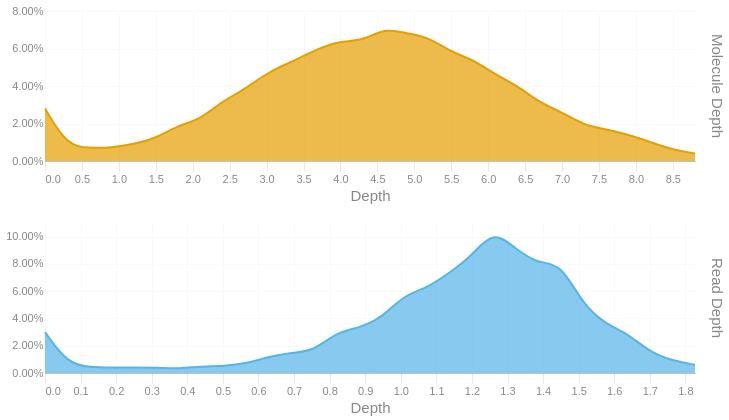

Notebook code cell kept with this figure:
### Code cell
readdep = depth_hist(tb['Read Depth'], q99, 3)
readdep = readdep.with_columns(pl.lit('Read Depth').alias('Metric'))
if not SKIPLR:
    moldep = depth_hist(tb['Molecule Depth'], mol_q99, 1)
    moldep = moldep.with_columns(pl.lit('Molecule Depth').alias('Metric'))
    _hist = pl.concat([readdep, moldep])
    _hist = _hist.filter(pl.col('Proportion') != 0)
    with SafeRender(_hist):
        (
            alt.Chart(_hist)        
            .mark_area(interpolate = "basis")
            .encode(
                x=alt.X('Bin:Q').scale(domainMin=0).axis(alt.Axis(title='Depth')),
                y = alt.Y('Proportion:Q', title = None).axis(format = '.2%'),
                color = alt.Color('Metric:N').legend(None),
                row = alt.Row("Metric:N").header(title = None, labelOrient = 'right'),
                tooltip = [
                    alt.Tooltip("Metric:N", title = "Metric"),
                    alt.Tooltip('Interval:N', title = "Depth Interval"),
                    alt.Tooltip('Proportion:Q', title = "% Alignments").format('.2%')
                ]
            )
            .resolve_scale(x='independent', y='independent')
            .properties(
                height = 150, width = 650,
                usermeta={'embedOptions': {'downloadFileName': f'{samplename}.depth.hist'}}
            )
        ).display()
else:
    readdep = readdep.filter(pl.col('Proportion') != 0)
    with SafeRender(readdep):
        (
            alt.Chart(readdep)        
            .mark_area(interpolate = "basis")
            .encode(
                x=alt.X('Bin:Q').scale(domainMin=0).axis(alt.Axis(title='Depth')),
                y = alt.Y('Proportion:Q', title = None).axis(format = '.2%'),
                tooltip = [
                    alt.Tooltip('Interval:N', title = "Depth Interval"),
                    alt.Tooltip('Proportion:Q', title = "% Alignments").format('.2%')
                ]
            )
            .properties(
                usermeta={'embedOptions': {'downloadFileName': f'{samplename}.depth.hist'}}
            )
        ).display()

### Figure 1 — Vega-Lite specification as saved in the notebook (floating-point values rounded to 4 significant figures)
{"width": 650, "height": 150, "config": {"title": {"anchor": "start", "dy": -15, "fontSize": 18, "color": "#888888", "subtitleColor": "#888888", "subtitleFontSize": 14}, "arc": {"fill": "#0072B2"}, "axis": {"domainColor": "#888888", "domainWidth": 0.5, "gridWidth": 0.2, "grid": false, "titleFontWeight": 400, "titleFontSize": 15, "labelFontSize": 11, "labelColor": "#888888", "tickColor": "#888888", "tickWidth": 0.2, "titleColor": "#888888"}, "axisBand": {"grid": false}, "axisX": {"grid": true, "tickSize": 10, "domainCap": "round"}, "axisY": {"domain": false, "grid": true, "tickSize": 0, "domainCap": "round"}, "background": "transparent", "header": {"labelFontSize": 15, "labelColor": "#888888", "titleFontSize": 15, "titleFontWeight": 600, "titleColor": "#888888"}, "legend": {"labelFont": "sans-serif", "labelFontSize": 12, "labelColor": "#888888", "symbolSize": 100, "symbolType": "circle", "titleFontSize": 12, "titlePadding": 10, "titleColor": "#888888", "title": null}, "range": {"category": ["#E69F00", "#56B4E9", "#009E73", "#F0E442", "#0072B2", "#D55E00", "#CC79A7", "#000000"], "diverging": ["#cfe8f3", "#a2d4ec", "#73bfe2", "#46abdb", "#1696d2", "#12719e"]}, "area": {"fill": "#0072B2", "fillOpacity": 0.7, "line": true, "strokeOpacity": 0.7}, "line": {"color": "#0072B2", "stroke": "#0072B2", "strokeWidth": 2}, "trail": {"color": "#0072B2", "stroke": "#0072B2", "strokeWidth": 0, "size": 1}, "point": {"filled": true, "fillOpacity": 1.0, "size": 95}, "text": {"color": "#888888", "fontSize": 11, "align": "right", "fontWeight": 400, "size": 11}, "bar": {"fill": "#0072B2", "stroke": null}, "view": {"stroke": null, "continuousWidth": 660, "continuousHeight": 400}}, "data": {"name": "data-eb73cc6657f64f196f582f02c7498b1e"}, "mark": {"type": "area", "interpolate": "basis"}, "encoding": {"color": {"field": "Metric", "legend": null, "type": "nominal"}, "row": {"field": "Metric", "header": {"title": null, "labelOrient": "right"}, "type": "nominal"}, "tooltip": [{"field": "Metric", "title": "Metric", "type": "nominal"}, {"field": "Interval", "title": "Depth Interval", "type": "nominal"}, {"field": "Proportion", "format": ".2%", "title": "% Alignments", "type": "quantitative"}], "x": {"axis": {"title": "Depth"}, "field": "Bin", "scale": {"domainMin": 0}, "type": "quantitative"}, "y": {"axis": {"format": ".2%"}, "field": "Proportion", "title": null, "type": "quantitative"}}, "resolve": {"scale": {"x": "independent", "y": "independent"}}, "usermeta": {"embedOptions": {"downloadFileName": "S1_Tusket_035.depth.hist"}}, "$schema": "https://vega.github.io/schema/vega-lite/v6.1.0.json", "datasets": {"data-eb73cc6657f64f196f582f02c7498b1e": [{"Bin": 0.0, "Interval": "0.0-0.063", "Proportion": 0.03, "Metric": "Read Depth"}, {"Bin": 0.063, "Interval": "0.063-0.126", "Proportion": 0.007, "Metric": "Read Depth"}, {"Bin": 0.126, "Interval": "0.126-0.189", "Proportion": 0.004, "Metric": "Read Depth"}, {"Bin": 0.189, "Interval": "0.189-0.252", "Proportion": 0.004, "Metric": "Read Depth"}, {"Bin": 0.252, "Interval": "0.252-0.315", "Proportion": 0.004, "Metric": "Read Depth"}, {"Bin": 0.315, "Interval": "0.315-0.378", "Proportion": 0.004, "Metric": "Read Depth"}, {"Bin": 0.378, "Interval": "0.378-0.441", "Proportion": 0.003, "Metric": "Read Depth"}, {"Bin": 0.441, "Interval": "0.441-0.504", "Proportion": 0.005, "Metric": "Read Depth"}, {"Bin": 0.504, "Interval": "0.504-0.567", "Proportion": 0.005, "Metric": "Read Depth"}, {"Bin": 0.567, "Interval": "0.567-0.63", "Proportion": 0.007, "Metric": "Read Depth"}, {"Bin": 0.63, "Interval": "0.63-0.693", "Proportion": 0.012, "Metric": "Read Depth"}, {"Bin": 0.693, "Interval": "0.693-0.756", "Proportion": 0.015, "Metric": "Read Depth"}, {"Bin": 0.756, "Interval": "0.756-0.819", "Proportion": 0.016, "Metric": "Read Depth"}, {"Bin": 0.819, "Interval": "0.819-0.882", "Proportion": 0.03, "Metric": "Read Depth"}, {"Bin": 0.882, "Interval": "0.882-0.945", "Proportion": 0.033, "Metric": "Read Depth"}, {"Bin": 0.945, "Interval": "0.945-1.008", "Proportion": 0.04, "Metric": "Read Depth"}, {"Bin": 1.008, "Interval": "1.008-1.071", "Proportion": 0.057, "Metric": "Read Depth"}, {"Bin": 1.071, "Interval": "1.071-1.134", "Proportion": 0.062, "Metric": "Read Depth"}, {"Bin": 1.134, "Interval": "1.134-1.197", "Proportion": 0.073, "Metric": "Read Depth"}, {"Bin": 1.197, "Interval": "1.197-1.26", "Proportion": 0.085, "Metric": "Read Depth"}, {"Bin": 1.26, "Interval": "1.26-1.323", "Proportion": 0.105, "Metric": "Read Depth"}, {"Bin": 1.323, "Interval": "1.323-1.386", "Proportion": 0.091, "Metric": "Read Depth"}, {"Bin": 1.386, "Interval": "1.386-1.449", "Proportion": 0.08, "Metric": "Read Depth"}, {"Bin": 1.449, "Interval": "1.449-1.512", "Proportion": 0.081, "Metric": "Read Depth"}, {"Bin": 1.512, "Interval": "1.512-1.575", "Proportion": 0.05, "Metric": "Read Depth"}, {"Bin": 1.575, "Interval": "1.575-1.638", "Proportion": 0.036, "Metric": "Read Depth"}, {"Bin": 1.638, "Interval": "1.638-1.701", "Proportion": 0.029, "Metric": "Read Depth"}, {"Bin": 1.701, "Interval": "1.701-1.764", "Proportion": 0.015, "Metric": "Read Depth"}, {"Bin": 1.764, "Interval": "1.764-1.827", "Proportion": 0.009, "Metric": "Read Depth"}, {"Bin": 1.827, "Interval": "1.827-1.89", "Proportion": 0.006, "Metric": "Read Depth"}, {"Bin": 0.0, "Interval": "0.0-0.3", "Proportion": 0.028, "Metric": "Molecule Depth"}, {"Bin": 0.3, "Interval": "0.3-0.6", "Proportion": 0.008, "Metric": "Molecule Depth"}, {"Bin": 0.6, "Interval": "0.6-0.9", "Proportion": 0.007, "Metric": "Molecule Depth"}, {"Bin": 0.9, "Interval": "0.9-1.2", "Proportion": 0.007, "Metric": "Molecule Depth"}, {"Bin": 1.2, "Interval": "1.2-1.5", "Proportion": 0.009, "Metric": "Molecule Depth"}, {"Bin": 1.5, "Interval": "1.5-1.8", "Proportion": 0.012, "Metric": "Molecule Depth"}, {"Bin": 1.8, "Interval": "1.8-2.1", "Proportion": 0.019, "Metric": "Molecule Depth"}, {"Bin": 2.1, "Interval": "2.1-2.4", "Proportion": 0.022, "Metric": "Molecule Depth"}, {"Bin": 2.4, "Interval": "2.4-2.7", "Proportion": 0.032, "Metric": "Molecule Depth"}, {"Bin": 2.7, "Interval": "2.7-3.0", "Proportion": 0.038, "Metric": "Molecule Depth"}, {"Bin": 3.0, "Interval": "3.0-3.4", "Proportion": 0.047, "Metric": "Molecule Depth"}, {"Bin": 3.4, "Interval": "3.4-3.7", "Proportion": 0.054, "Metric": "Molecule Depth"}, {"Bin": 3.7, "Interval": "3.7-4.0", "Proportion": 0.06, "Metric": "Molecule Depth"}, {"Bin": 4.0, "Interval": "4.0-4.3", "Proportion": 0.064, "Metric": "Molecule Depth"}, {"Bin": 4.3, "Interval": "4.3-4.6", "Proportion": 0.064, "Metric": "Molecule Depth"}, {"Bin": 4.6, "Interval": "4.6-4.9", "Proportion": 0.071, "Metric": "Molecule Depth"}, {"Bin": 4.9, "Interval": "4.9-5.2", "Proportion": 0.068, "Metric": "Molecule Depth"}, {"Bin": 5.2, "Interval": "5.2-5.5", "Proportion": 0.066, "Metric": "Molecule Depth"}, {"Bin": 5.5, "Interval": "5.5-5.8", "Proportion": 0.058, "Metric": "Molecule Depth"}, {"Bin": 5.8, "Interval": "5.8-6.1", "Proportion": 0.054, "Metric": "Molecule Depth"}, {"Bin": 6.1, "Interval": "6.1-6.4", "Proportion": 0.046, "Metric": "Molecule Depth"}, {"Bin": 6.4, "Interval": "6.4-6.7", "Proportion": 0.04, "Metric": "Molecule Depth"}, {"Bin": 6.7, "Interval": "6.7-7.0", "Proportion": 0.031, "Metric": "Molecule Depth"}, {"Bin": 7.0, "Interval": "7.0-7.3", "Proportion": 0.026, "Metric": "Molecule Depth"}, {"Bin": 7.3, "Interval": "7.3-7.6", "Proportion": 0.019, "Metric": "Molecule Depth"}, {"Bin": 7.6, "Interval": "7.6-7.9", "Proportion": 0.017, "Metric": "Molecule Depth"}, {"Bin": 7.9, "Interval": "7.9-8.2", "Proportion": 0.014, "Metric": "Molecule Depth"}, {"Bin": 8.2, "Interval": "8.2-8.5", "Proportion": 0.01, "Metric": "Molecule Depth"}, {"Bin": 8.5, "Interval": "8.5-8.8", "Proportion": 0.006, "Metric": "Molecule Depth"}, {"Bin": 8.8, "Interval": "8.8-9.14", "Proportion": 0.004, "Metric": "Molecule Depth"}]}}
